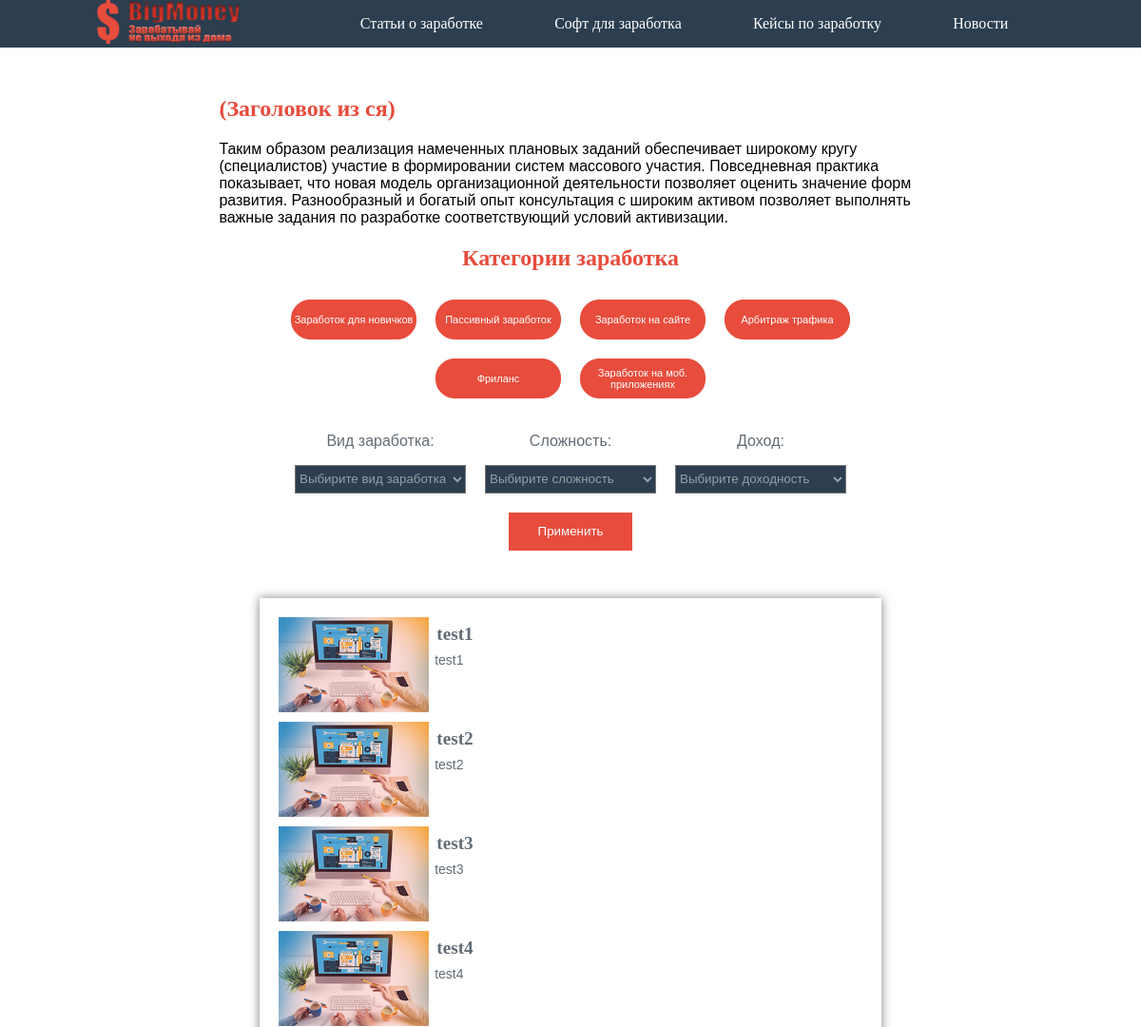
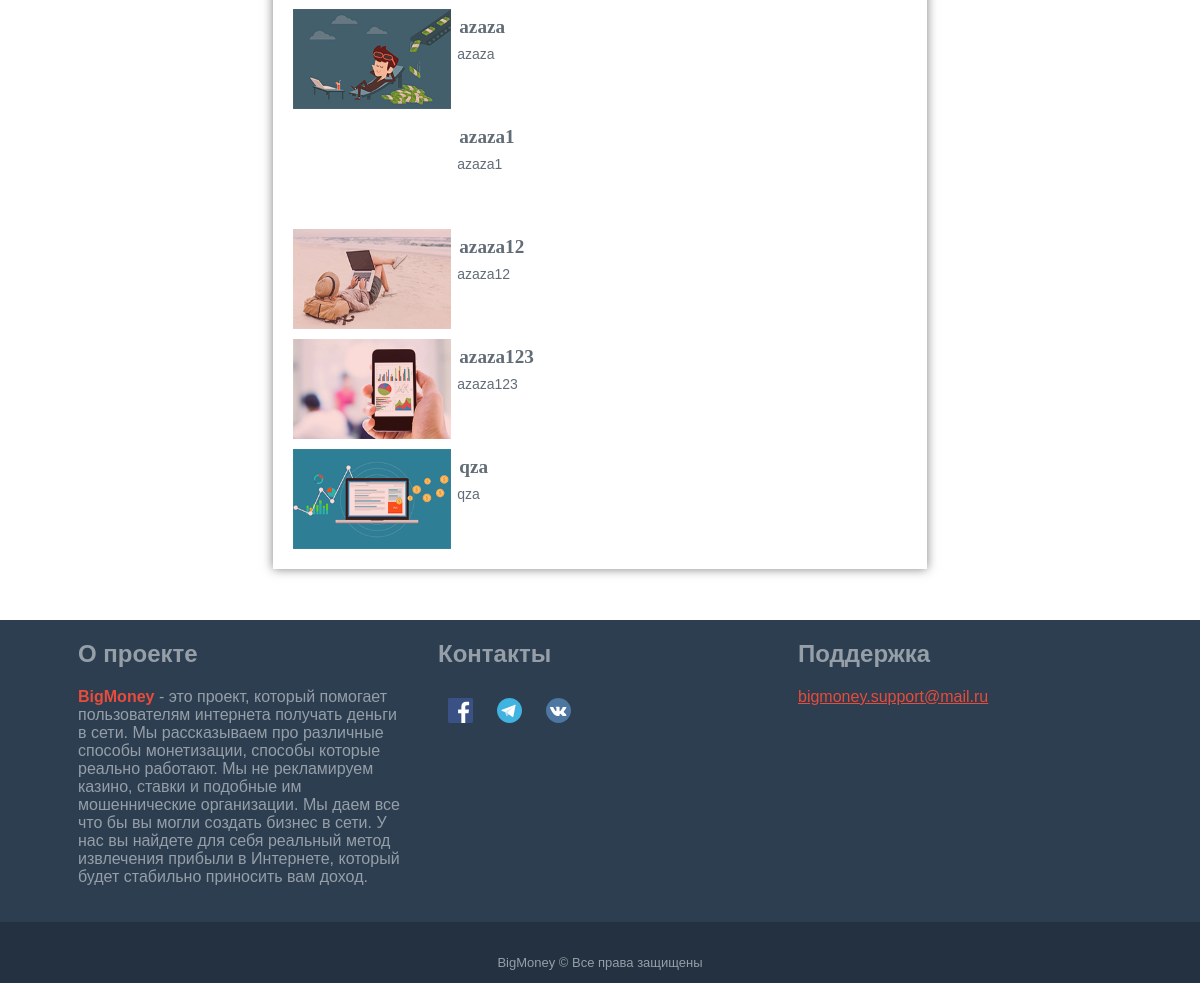
Page /post/index.php on the committed database (2 pictures, top to bottom).
### tables this page shows
CREATE TABLE `post` (
  `id` int(11) NOT NULL,
  `name` varchar(64) NOT NULL,
  `title-braus` varchar(70) DEFAULT NULL,
  `description-braus` varchar(140) DEFAULT NULL,
  `title-katalog` varchar(60) NOT NULL,
  `description-katalog` varchar(120) NOT NULL,
  `one-title-page` varchar(56) DEFAULT NULL,
  `two-title-page` varchar(56) DEFAULT NULL,
  `one-text` text,
  `two-text` text,
  `image` text,
  `linkPartner` text,
  `plus` text,
  `minus` text,
  `money-level` varchar(56) DEFAULT NULL,
  `hard-level` varchar(56) DEFAULT NULL,
  `date` date DEFAULT NULL,
  `coments` text,
  `site` varchar(16) DEFAULT NULL,
  `freelance` varchar(16) DEFAULT NULL,
  `arbit` varchar(16) DEFAULT NULL,
  `type` varchar(56) DEFAULT NULL,
  `newUser` varchar(16) DEFAULT NULL,
  `passiv` varchar(16) DEFAULT NULL,
  `mob` varchar(16) DEFAULT NULL
);

### src/post/index.php (the view, shortened to what this page needs)
<!DOCTYPE html>
<html>
<head>
	<link rel="stylesheet" type="text/css" href="./css/style.css">
	<link rel="stylesheet" type="text/css" href="./css/modification.css">
</head>
<body>
<form method="POST" action=<?php echo $_SERVER['PHP_SELF'];?> enctype="multipart/form-data">
	<header>
		<div class="headerCenter">
			<div class="logo">
				<a href="/src/index.php"><img class="logo__img" src="../img/logo.png" alt=""></a>
			</div>
			<div class="headerCenter__menu desktop">
				<ul class="headerCenter__ul">
					<li class="headerCenter__li"><a class="headerCenter__link" href="./index.php">Статьи о заработке</a></li>
					<li class="headerCenter__li"><a class="headerCenter__link" href="/src/soft/index.php">Софт для заработка</a></li>
					<li class="headerCenter__li"><a class="headerCenter__link" href="/src/keys/index.php">Кейсы по заработку</a></li>
					<li class="headerCenter__li"><a class="headerCenter__link" href="/src/news/index.php">Новости</a></li>
				</ul>
			</div>
		</div>
	</header>
	<section class="container">
		<div class="text katalog-text">
			<h1 class="text__title">(Заголовок из ся)</h1>
			<p class="text__descript">
				Таким образом реализация намеченных плановых заданий
				обеспечивает широкому кругу (специалистов) участие в формировании систем массового участия.
				Повседневная практика показывает, что новая модель организационной деятельности
				позволяет оценить значение форм развития.
				Разнообразный и богатый опыт консультация с широким активом позволяет выполнять
				важные задания по разработке соответствующий условий активизации.
			</p>
		</div>
		<center>
		<div class="categories">
			<h2 class="categories__title">Категории заработка</h2>
			<div class="categories__flex">
				<a href="./dlya-novichkov/index.php">
					<div class="categories__button">Заработок для новичков</div>
				</a>
				<a href="./passivnyj/index.php">
					<div class="categories__button">Пассивный заработок</div>
				</a>
				<a href="./site/index.php">
					<div class="categories__button">Заработок на сайте</div>
				</a>
				<a href="../arbitraj/index.php">
					<div class="categories__button">Арбитраж трафика</div>
				</a>
				<a href="./freelance/index.php">
					<div class="categories__button">Фриланс</div>
				</a>
				<a href="./mobilnye-prilozheniya/index.php">
					<div class="categories__button">Заработок на моб. приложениях</div>
				</a>
			</div>
		</div>
		<div class="filter">
			<div class="type">
				<p class="type__text">Вид заработка:</p>
				<select class="type__select" name="type">
					<option>Выбирите вид заработка</option>
				</select>
			</div>
			<div class="type">
				<p class="type__text">Сложность:</p>
				<select class="type__select"  name="hard">
					<option>Выбирите сложность</option>
				</select>
			</div>
			<div class="type">
				<p class="type__text">Доход:</p>
				<select class="type__select" name="money">
					<option>Выбирите доходность</option>
				</select>
			</div>
		</div>
		<button class="go" name="go">Применить</button>
		<div class="content">
			<?php
				$conect = mysqli_connect('localhost','root','','posting');
				if (isset($_POST['go'])){
					$hard= mysqli_real_escape_string($conect, trim($_POST['hard']));
					$money= mysqli_real_escape_string($conect, trim($_POST['money']));
					$type = mysqli_real_escape_string($conect, trim($_POST['type']));
					$search = mysqli_query($conect,"SELECT `money-level`, `name`, `hard-level`, `type`, `image`, `title-katalog`, `description-katalog` FROM `post`");
					while ($result_search = mysqli_fetch_array($search)){
						$array[0] = "arbitraj";
						$array[1] = "dlya-novichkov";
						$array[2] = "freelance";
						$array[3] = "mobilnye-prilozheniya";
						$array[4] = "site";
						$array[5] = "passivnyj";
						for($a = 0; $a<=5; $a++){
							$dir = './'.$array[$a].'/';
							if($handle = opendir($dir)){
								while(false !== ($file = readdir($handle))) {
									if(($file != "." && $file != ".." && $file == $result_search['name'].'.php') && (($result_search['type'] == $type && $hard == 'Выбирите сложность' && $money == 'Выбирите доходность') || ($result_search['type'] == $type && $hard == $result_search['hard-level'] && $money == $result_search['money-level']) || ($result_search['type'] == $type && $hard == $result_search['hard-level']) || ($result_search['type'] == $type && $money == $result_search['money-level']) || ($type == 'Выбирите вид заработка' && $hard == $result_search['hard-level'] && $money == 'Выбирите доходность') || ($type == 'Выбирите вид заработка' && $hard == $result_search['hard-level'] && $money == $result_search['money-level']) || ($type == 'Выбирите вид заработка' && $hard == 'Выбирите сложность' && $money == $result_search['money-level']) )){
											echo
										'<a href="./'.$array[$a].'/'.$result_search['name'].'.php">
										<div class="content__element">
											<div class="content__img" style="background-image:url(.'.$result_search['image'].')"></div>
											<div class="content__text">
												<h2 class="content__title">'.$result_search['title-katalog'].'</h2>
												<p class="content__descript">'.$result_search['description-katalog'].'</p>
											</div>
										</div>
										</a>';
									}if(($file != "." && $file != ".." && $file == $result_search['name'].'.php') && ($money == 'Выбирите доходность' && $hard == 'Выбирите сложность' && $type == 'Выбирите вид заработка')){
										echo
										'<a href="./'.$array[$a].'/'.$result_search['name'].'.php">
										<div class="content__element">
											<div class="content__img" style="background-image:url(.'.$result_search['image'].')"></div>
											<div class="content__text">
												<h2 class="content__title">'.$result_search['title-katalog'].'</h2>
												<p class="content__descript">'.$result_search['description-katalog'].'</p>
											</div>
										</div>
										</a>';
									}
								}
							}
						}
					}
				}else{
				$state = mysqli_query($conect,"SELECT `name`,`image`,`title-katalog`,`description-katalog` FROM `post`");
					while ($result_state  = mysqli_fetch_array($state)){
						$array[0] = "arbitraj";
						$array[1] = "dlya-novichkov";
						$array[2] = "freelance";
						$array[3] = "mobilnye-prilozheniya";
						$array[4] = "site";
						$array[5] = "passivnyj";
						for($a = 0; $a<=5; $a++){
							$dir = './'.$array[$a].'/';
							if($handle = opendir($dir)){
								while(false !== ($file = readdir($handle))) {
									if($file != "." && $file != ".." && $file == $result_state['name'].'.php'){
										echo
										'<a href="./'.$array[$a].'/'.$result_state['name'].'.php">
										<div class="content__element">
											<div class="content__img" style="background-image:url(.'.$result_state['image'].')"></div>
											<div class="content__text">
												<h2 class="content__title">'.$result_state['title-katalog'].'</h2>
												<p class="content__descript">'.$result_state['description-katalog'].'</p>
											</div>
										</div>
										</a>';
									}
								}
							}
						}
					}
				}
			?>
		</div>
		</center>
	</section>
	<footer class="footer">
		<div class="footer__center">
			<div class = "footer__element">
				<h2 class="footer__text">О проекте</h2>
				<p class="footer__text">
					<span class="footer__text big-red">BigMoney</span> - это проект, который помогает пользователям
					интернета получать деньги в сети.
					Мы рассказываем про различные способы монетизации,
					способы которые реально работают.
					Мы не рекламируем казино, ставки и подобные им мошеннические организации.
					Мы даем все что бы вы могли создать бизнес в сети.
					У нас вы найдете для себя реальный метод извлечения прибыли в Интернете,
					который будет стабильно приносить вам доход.
				</p>
			</div>
			<div class = "footer__element">
				<h2 class="footer__text">Контакты</h2>
				<img class="footer__img"src="./img/facebook.svg">
				<img class="footer__img"src="./img/telegram.svg">
				<img class="footer__img"src="./img/vk.svg">
			</div>
			<div class = "footer__element">
				<h2 class="footer__text">Поддержка</h2>
				<p class="footer__text"><a href="#" class="footer__link">bigmoney.support@mail.ru</a></p>
			</div>
		</div>
		<div class="footer__end">
			<p class="footer__text mini-text">BigMoney © Все права защищены</p>
		</div>
	</footer>
</form>
</body>
</html>

### src/post/css/style.css (style rules this page uses)
a { color:#fff;text-decoration:none }
.headerCenter__link { font-family:Impact }
.footer__text { font-family:"arial" }
.text__title { font-family:"Comic Sans MS" }
.text__descript { font-family:"arial" }
.desktop { display:flex }
.big-red { font-weight:bold;color:#E74C3C }
.mini-text { font-size:13px }
.katalog-text { margin-top:100px;text-align:left }
body { margin:0;padding:0;max-width:1920px;min-width:320px }
header,.navigation { display:flex;justify-content:center;background:#2C3E50;position:fixed;width:100%;z-index:9999 }
.headerCenter,.headerCenter__menu,.headerCenter__ul { display:flex }
.headerCenter,.headerMobile { width:83% }
.headerCenter { justify-content:space-between }
.headerCenter__ul { align-self:center;list-style-type:none;justify-content:space-around;width:100% }
.headerCenter__menu { width:80% }
.logo { display:flex;align-items:center }
.logo__img { width:150px;height:46px }
.container { width:88%;margin:0 auto;border:1px solid transparent }
.text { text-align:center;width:70%;margin-left:15% }
.text__title { color:#E74C3C }
.content { width:50%;box-shadow:0 0 10px rgba(0,0,0,0.5);padding:10px;margin-bottom:50px;margin-top:50px }
.content__element { width:100%;height:100px;display:flex;margin:10px }
.content__img { width:25%;height:100%;background-size:100% 100%;background-repeat:no-repeat;margin:0 auto }
.content__text { width:75%;height:100%;text-align:left;color:#626c76 }
.content__title { font-size:1.2em;margin:0.4em;font-family:"Comic Sans MS" }
.content__descript { margin:0.4em;font-family:"arial" }
.footer { display:flex;width:100%;justify-content:center;flex-wrap:wrap;background:#2C3E50 }
.footer__link { text-decoration:underline;color:#E74C3C }
.footer__center { width:90%;display:flex;justify-content:space-around }
.footer__end { width:100%;display:flex;justify-content:center;margin-top:20px;padding-top:20px;background:#233140 }
.footer__text { color:#969FA8 }
.footer__img { margin:10px;height:25px }
.footer__element { width:30% }
.filter { display:flex;align-items:center;justify-content:center;width:70%;flex-wrap:wrap }
.type { margin:10px }
.type__text { color:#626c76;font-family:"arial" }
.type__select { height:30px;width:180px;color:#969FA8;font-family:"arial";background:#2C3E50 }
.categories { width:70% }
.categories__flex { display:flex;justify-content:center;flex-wrap:wrap;align-items:center }
.categories__button { margin:10px;width:130px;height:40px;border:1px solid #E74C3C;background:#E74C3C;font-family:"arial";color:white;font-size:13.3333px;font-size:11px;border-radius:20px;display:flex;align-items:center;justify-content:center }
.categories__title { color:#E74C3C;font-family:"Comic Sans MS" }
.go { width:130px;height:40px;border:1px solid #E74C3C;background:#E74C3C;font-family:"arial";color:white;font-size:13.3333px;margin:10px;display:flex;align-items:center;justify-content:center }
@media screen and (min-width: 1008px) and (max-width: 1375px) { .content { width:60% } }
@media screen and (min-width: 1008px) and (max-width: 1375px) { .content__descript { font-size:14px } }

### src/post/css/modification.css (style rules this page uses)
a { color:#fff;text-decoration:none }
.headerCenter__link { font-family:Impact }
.footer__text { font-family:"arial" }
.text__title { font-family:"Comic Sans MS" }
.text__descript { font-family:"arial" }
.desktop { display:flex }
.big-red { font-weight:bold;color:#E74C3C }
.mini-text { font-size:13px }
.katalog-text { margin-top:100px;text-align:left }

### rows in the picture
post: image (picture), value "test1"
post: image (picture), value "test2"
post: image (picture), value "test3"
post: image (picture), value "test4"
post: image (picture), value "azaza"
post: value "azaza1"
post: image (picture), value "azaza12"
post: image (picture), value "azaza123"
post: image (picture), value "qza"
